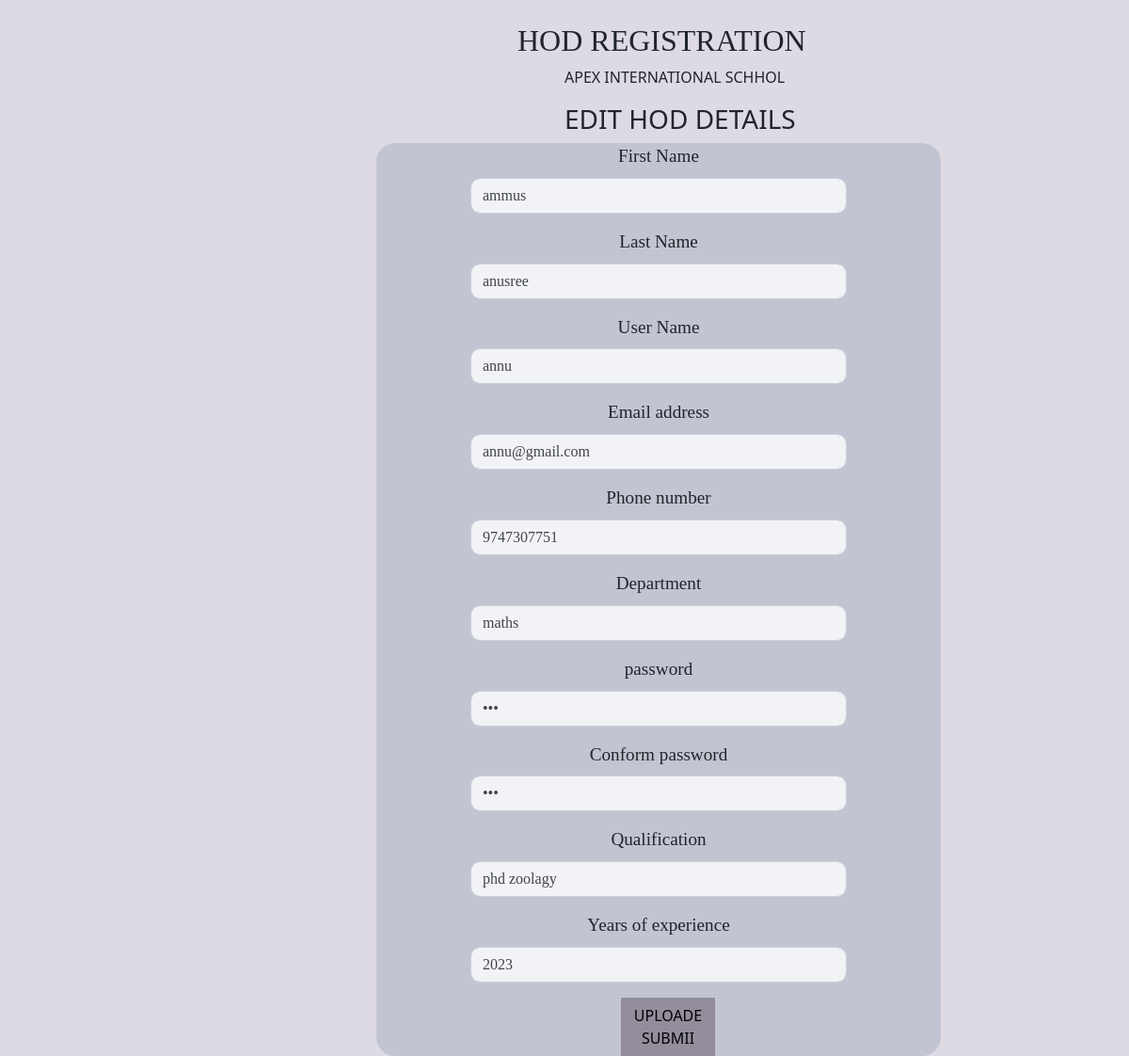
The page /edit/3 on the database its author committed.
### stdapplications/models.py (models this page shows, shortened)
class admins(models.Model):
    user=models.ForeignKey(User,on_delete=models.CASCADE)
    name= models.CharField(max_length=250)
    lastname =models.CharField(max_length=250)
    username=models.CharField(max_length=250)
    email =models.CharField(max_length=250)
    phone= models.IntegerField()
    department= models.CharField(max_length=250)
    password= models.CharField(max_length=250)
    conform=models.CharField(max_length=250)
    qualification=models.CharField(max_length=250)
    years=models.IntegerField()
    status=models.CharField(max_length=250)
    role=models.CharField(max_length=250)

### stdapplications/views.py (the view)
# urls.py: path('edit/<int:ed>',views.edit,name='edit'),
def edit(request,ed):
    data=admins.objects.get(id=ed)
    return render(request,'editadmin.html',{'data':data})

### stdapplications/templates/editadmin.html (shortened to what this page needs)
<!DOCTYPE html>
<html lang="en">
<head>
    <link href="https://cdn.jsdelivr.net/npm/bootstrap@5.1.3/dist/css/bootstrap.min.css" rel="stylesheet">
     <link rel="stylesheet" href="../static/css/hodregii.css">
</head>
<body>
    <div class="row">
    <div class="col"><BR>
<DIV class="TEXT">
      <h3 style="font-size: xx-large; font-family: Georgia, 'Times New Roman', Times, serif; margin-left: 550PX;" >HOD REGISTRATION</h3>
      <P style="margin-left:600px;">APEX INTERNATIONAL SCHHOL</P>
      <H3 style="margin-left:600px;">EDIT HOD DETAILS</H3>
      </DIV>
            <div class="col" style="min-height: 950px;">
              <div class="one" style="margin-left: 400px; min-height: 950px; ">
            <form  method="post" action="{% url 'formadmin' data.id %}">
                <div class="mb-3">
                  <label for="name" class="form-label">First Name</label>
                  <input type="text" class="form-control" id="name" name="name" value="{{data.name}}"></div>
                  <div class="mb-3">
                  <label for="lastname" class="form-label">Last Name</label>
                  <input type="text" class="form-control" id="lastname" name="lastname" value="{{data.lastname}}"></div>
                  <div class="mb-3">
                    <label for="username" class="form-label">User Name</label>
                    <input type="text" class="form-control" id="username" name="username"  style=" width: 400px; margin-left: 100px;opacity: 0.8;border-radius: 10px;" value="{{data.username}}"></div>
                  <div class="mb-3">
                  <label for="exampleInputEmail1" class="form-label">Email address</label>
                  <input type="email" class="form-control" id="exampleInputEmail1" name="email"value="{{data.email}}" >
                </div>
                <div class="mb-3">
                  <label for="phone" class="form-label">Phone number</label>
                  <input type="text" class="form-control" id="phone" name="phone" value="{{data.phone}}">
                </div>
                <div class="mb-3">
                  <label for="department" class="form-label">Department</label>
                  <input type="text" class="form-control" id="department" name="department" value="{{data.department}}">
                </div>
                <div class="mb-3">
                  <label for="password" class="form-label">password</label>
                  <input type="password" class="form-control" id="password" name="password"  style=" width: 400px; margin-left: 100px;opacity: 0.8;border-radius: 10px;" value="{{data.password}}"></div>
                  <div class="mb-3">
                    <label for="conform" class="form-label">Conform password</label>
                    <input type="password" class="form-control" id="Conform" name="conform" style=" width: 400px; margin-left: 100px;opacity: 0.8;border-radius: 10px;" value="{{data.conform}}"></div>
                <div class="mb-3">
                  <label for="qualification" class="form-label">Qualification</label>
                  <input type="text" class="form-control" id="qualification" name="qualification" value="{{data.qualification}}">
                </div>
                <div class="mb-3">
                  <label for="years" class="form-label">Years of experience</label>
                  <input type="text" class="form-control" id="years" name="years" value="{{data.years}}">
                </div>
                <div class="btnn" style="width: 100px;">
                <button type="submit" class="btn -btn-dark" ><a style="color: black;">UPLOADE SUBMII</a></button></div>
              </form>
        </div>
            </div>
    </div>
    </div>
</body>
</html>

### stdapplications/static/css/hodregii.css (style rules this page uses)
* { margin: 0PX; padding: 0PX; box-sizing: border-box; }
body ,html { overflow-x: hidden; }
.col { background-color: rgb(222, 218, 228); width: 100%; }
.one { background-color: rgba(150, 164, 182, 0.4); width: 600px; margin-left: 200px; border-radius: 20px; }
.mb-3 { text-align: center; font-size: larger; font-family: Georgia, 'Times New Roman', Times, serif; }
#name { width: 400px; margin-left: 100px; opacity: 0.8; border-radius: 10px; }
#lastname { width: 400px; margin-left: 100px; opacity: 0.8; border-radius: 10px; }
#exampleInputEmail1 { width: 400px; margin-left: 100px; opacity: 0.8; border-radius: 10px; }
#phone { width: 400px; margin-left: 100px; opacity: 0.8; border-radius: 10px; }
#department { width: 400px; margin-left: 100px; opacity: 0.8; border-radius: 10px; }
#qualification { width: 400px; margin-left: 100px; opacity: 0.8; border-radius: 10px; }
#years { width: 400px; margin-left: 100px; opacity: 0.8; border-radius: 10px; }
.btnn { margin-left: 260px; background-color:rgb(147, 141, 156); color: black; text-align: center; }

### rows shown on the page
admins: name "ammus", lastname "anusree", username "annu", phone "9747307751", department "maths", qualification "phd zoolagy", years "2023"
